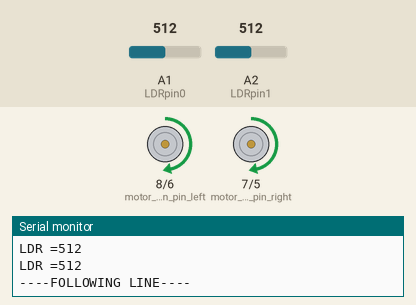
A sketch run on a simulated Arduino Uno, built with avr-gcc and run on an emulated ATmega328P. On the bench: direction and speed pins drawn as motors (green arrow = direction pin HIGH = forward, orange = LOW = backward, longer = more drive), the last lines printed to the serial monitor. The inputs (shaded band) are chosen by the test bench; at power-on: A1 (LDRpin0) = 512, A2 (LDRpin1) = 512.

Above: at 1.2 s.
1.3 s: A1 (LDRpin0) set to 314
4.3 s: A1 (LDRpin0) set to 291
At 5.6 s:
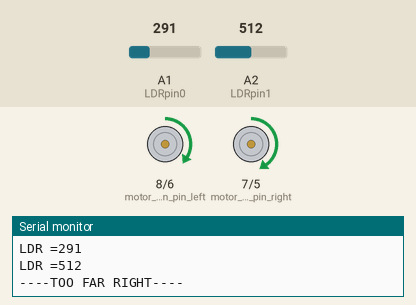
6.2 s: A2 (LDRpin1) set to 308
7.7 s: A2 (LDRpin1) set to 285
At 8.8 s:
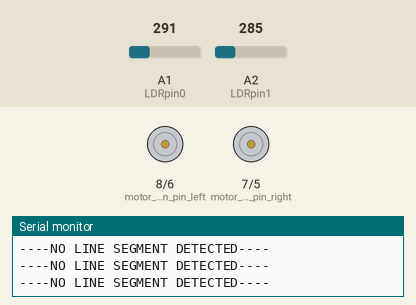
Timing chart, 0 to 10.3 s (numbered marks = the images above; inputs shaded):
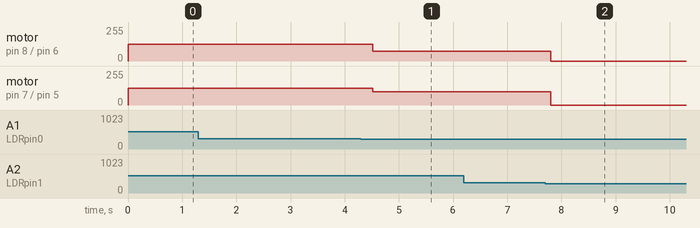

Measured:
- the behaviour switches between 301 and 300 on A1 (LDRpin0) (found by bisection; images 0 and 1)
- the behaviour switches between 301 and 300 on A2 (LDRpin1) (found by bisection; images 1 and 2)
- after the input at 4.3 s, motor on pin 8 (motor_direction_pin_left) / pin 6 (motor_pwm_pin_left): forward 125/255 → forward 75/255 after 0.22 s; motor on pin 7 (motor_direction_pin_right) / pin 5 (motor_pwm_pin_right): forward 125/255 → forward 100/255 after 0.22 s
- after the input at 7.7 s, motor on pin 8 (motor_direction_pin_left) / pin 6 (motor_pwm_pin_left): forward 75/255 → stopped after 0.10 s; motor on pin 7 (motor_direction_pin_right) / pin 5 (motor_pwm_pin_right): forward 100/255 → stopped after 0.10 s

The sketch:

LDR_Car.ino
```cpp
#include "MazeMotor.h"
#include "CarLineFollow.h"

#define STOPPED   0
#define FORWARDS  1
#define BACKWARDS 2

// Declare right motor parameters.
int motor_pwm_pin_right = 5;
int motor_direction_pin_right = 7;
int dir_right = STOPPED;
int odometer_pin_right = 2;

// Declare left motor parameters.
int motor_pwm_pin_left = 6;
int motor_direction_pin_left = 8;
int dir_left = STOPPED;
int odometer_pin_left = 3;

// Default motor pwm.
// Max value of 206 perissable.
int ref_pwm = 125;
int correction_pwm_1=100;
int correction_pwm_2=75;

    mazeMotor motor_right(motor_pwm_pin_right, motor_direction_pin_right, dir_right, odometer_pin_right, ref_pwm);
    mazeMotor motor_left(motor_pwm_pin_left, motor_direction_pin_left, dir_left, odometer_pin_left, ref_pwm);

//Setup LDR inputs
    int LDRpin0=A1;
    int LDRpin1=A2;
    bool LineFollowFlag=HIGH;
//Create object instances for each LDR
    line_follower line_right;
    line_follower line_left;


void setup() {
    Serial.begin(9600);
    line_right.LDR_setup(LDRpin0);
    line_left.LDR_setup(LDRpin1);

    // Control motors using set_direction() and operate_motor().
    motor_right.set_direction(FORWARDS);
    motor_left.set_direction(FORWARDS);
}

void loop() {
  line_following();
  delay(250);
}

void line_following(){
  if(LineFollowFlag==HIGH){
    //If both sensors detect light then car is following line
    if(line_right.LDR_measure()==HIGH&&line_left.LDR_measure()==HIGH){
      Serial.println("----FOLLOWING LINE----");
      motor_right.set_reference_pwm(ref_pwm);
      motor_left.set_reference_pwm(ref_pwm);
      motor_right.operate_motor();
      motor_left.operate_motor();
    }
    //If the right sensor stops detecting the line, slow down right motor
    else if(line_right.LDR_measure()==LOW&&line_left.LDR_measure()==HIGH){
      Serial.println("----TOO FAR RIGHT----");
      motor_right.set_reference_pwm(correction_pwm_1);
      motor_left.set_reference_pwm(correction_pwm_2);
      motor_left.operate_motor();
      motor_right.operate_motor();
    }
    //If the left sensor stops detecting the line, slow down the left motor
    else if(line_left.LDR_measure()==LOW&&line_right.LDR_measure()==HIGH){
      Serial.println("----TOO FAR LEFT----");
      motor_right.set_reference_pwm(correction_pwm_2);
      motor_left.set_reference_pwm(correction_pwm_1);
      motor_left.operate_motor();
      motor_right.operate_motor();
    }
    //If neither sensor detects the line, stop the car
    else if(line_left.LDR_measure()==LOW&&line_right.LDR_measure()==LOW){
      Serial.println("----STOP----");
        motor_right.switch_off_motor();
        motor_left.switch_off_motor();
        LineFollowFlag=LOW;
    }
  }
  else{
    Serial.println("----NO LINE SEGMENT DETECTED----");
    return;
  }
}
```
